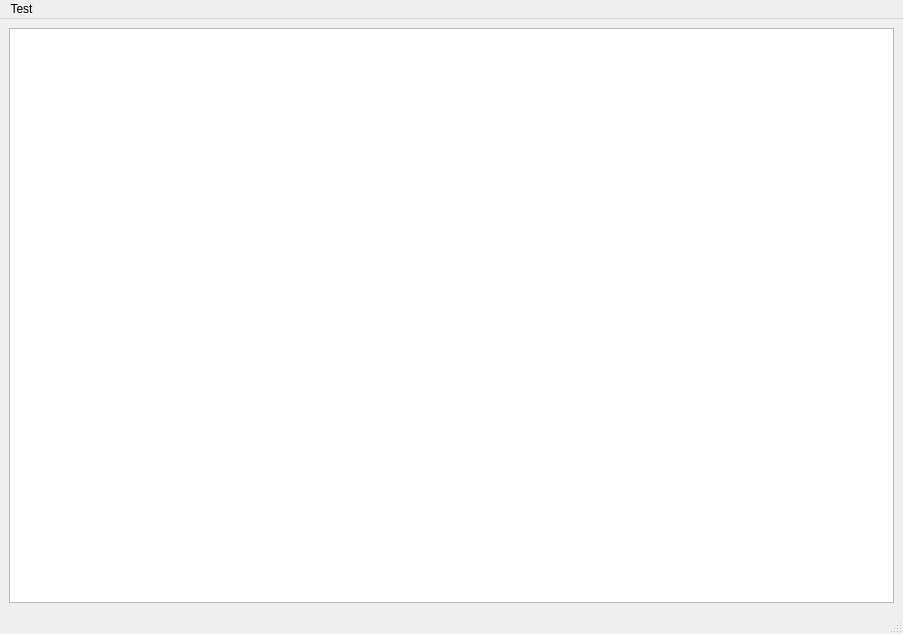
<?xml version="1.0" encoding="UTF-8"?>
<ui version="4.0">
 <class>SampleMainWindow</class>
 <widget class="QMainWindow" name="SampleMainWindow">
  <property name="geometry">
   <rect>
    <x>0</x>
    <y>0</y>
    <width>903</width>
    <height>634</height>
   </rect>
  </property>
  <property name="minimumSize">
   <size>
    <width>500</width>
    <height>300</height>
   </size>
  </property>
  <property name="baseSize">
   <size>
    <width>500</width>
    <height>300</height>
   </size>
  </property>
  <property name="windowTitle">
   <string>Stone of Orthanc</string>
  </property>
  <property name="layoutDirection">
   <enum>Qt::LeftToRight</enum>
  </property>
  <widget class="QWidget" name="centralwidget">
   <property name="sizePolicy">
    <sizepolicy hsizetype="Preferred" vsizetype="Preferred">
     <horstretch>0</horstretch>
     <verstretch>0</verstretch>
    </sizepolicy>
   </property>
   <property name="layoutDirection">
    <enum>Qt::LeftToRight</enum>
   </property>
   <layout class="QVBoxLayout" name="verticalLayout_2" stretch="0">
    <property name="sizeConstraint">
     <enum>QLayout::SetDefaultConstraint</enum>
    </property>
    <item>
     <widget class="QCairoWidget" name="cairoCentralWidget">
      <property name="minimumSize">
       <size>
        <width>0</width>
        <height>500</height>
       </size>
      </property>
     </widget>
    </item>
   </layout>
  </widget>
  <widget class="QMenuBar" name="menubar">
   <property name="geometry">
    <rect>
     <x>0</x>
     <y>0</y>
     <width>903</width>
     <height>22</height>
    </rect>
   </property>
   <widget class="QMenu" name="menuTest">
    <property name="title">
     <string>Test</string>
    </property>
   </widget>
   <addaction name="menuTest"/>
  </widget>
  <widget class="QStatusBar" name="statusbar"/>
 </widget>
 <customwidgets>
  <customwidget>
   <class>QCairoWidget</class>
   <extends>QGraphicsView</extends>
   <header location="global">QCairoWidget.h</header>
  </customwidget>
 </customwidgets>
 <resources/>
 <connections/>
</ui>
